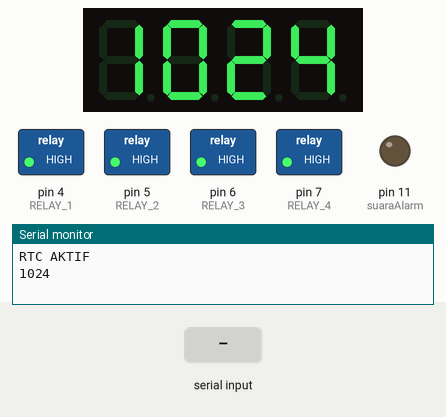
This sketch was run on a simulated Arduino Uno, built with avr-gcc and run on an emulated ATmega328P. Parts: 4-digit seven-segment display, switched loads named in the sketch (green lamp = pin HIGH), output pins drawn as LEDs (lit = HIGH), the last lines printed to the serial monitor. The test bench sets the inputs (shaded band). The local clock reads 2024-03-15 10:24:30 at power-on unless the sketch sets it.

Above: at 2.2 s.
2.3 s: "1" received over Serial
At 5.2 s:
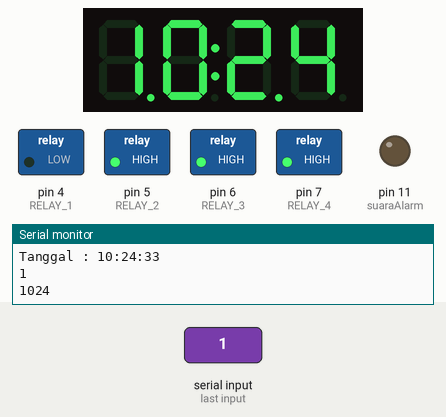
5.3 s: "2" received over Serial
At 7.8 s:
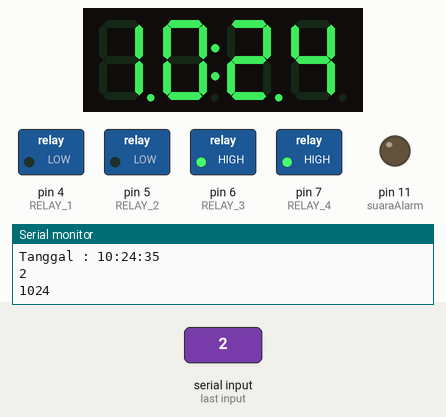
8.3 s: "A" received over Serial
At 9.7 s:
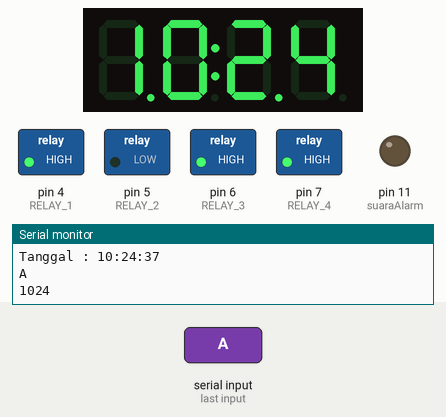
11.3 s: "3" received over Serial
At 13.6 s:
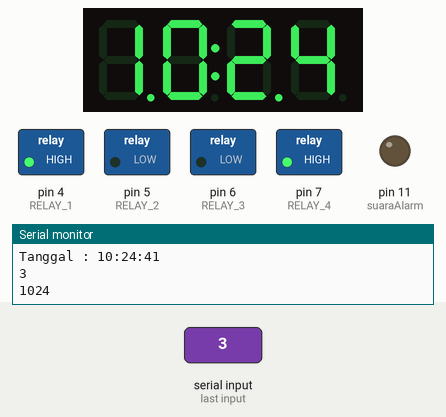
14.3 s: "B" received over Serial
At 16.1 s:
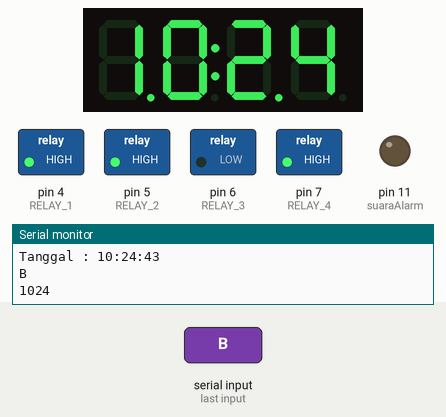
17.3 s: "4" received over Serial
At 18.2 s:
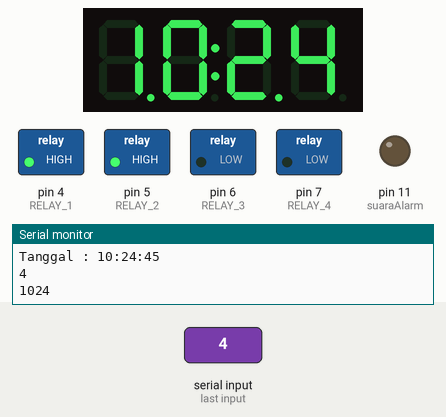
Timing chart, 0 to 20.3 s (numbered marks = the images above; inputs shaded):
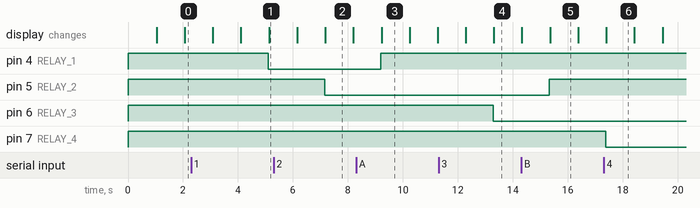

Measured:
- after the input at 2.3 s, pin 4 (RELAY_1): HIGH → LOW after 2.8 s
- after the input at 5.3 s, pin 5 (RELAY_2): HIGH → LOW after 1.9 s
- after the input at 8.3 s, pin 4 (RELAY_1): LOW → HIGH after 0.90 s
- after the input at 11.3 s, pin 6 (RELAY_3): HIGH → LOW after 2.0 s
- after the input at 14.3 s, pin 5 (RELAY_2): LOW → HIGH after 1.0 s
- after the input at 17.3 s, pin 7 (RELAY_4): HIGH → LOW after 0.08 s
- what the display in image 2 shows lasts 1.0 s, from 7.2 s to 8.2 s

The sketch:

2_RTC_DAN_4_DIGIT_SEVEN_SEGMENT.ino
```cpp
/* Arduino example code to display a 24 hour time format clock on a TM1637 4 digit 7 segment display with a DS32321 RTC. More info: www.makerguides.com */
// Include the libraries:
#include "RTClib.h"
#include <TM1637Display.h>
// Define the connections pins:
#define CLK 2
#define DIO 3
// Create rtc and display object:
RTC_DS3231 rtc;
TM1637Display display = TM1637Display(CLK, DIO);
int RELAY_1 = 4;
int RELAY_2 = 5;
int RELAY_3 = 6;
int RELAY_4 = 7;
int suaraAlarm = 11;
int setWaktuAlarm = 522;
char val;

void setup() {
  pinMode(RELAY_1,OUTPUT);
  pinMode(RELAY_2,OUTPUT);
  pinMode(RELAY_3,OUTPUT);
  pinMode(RELAY_4,OUTPUT);
  pinMode(suaraAlarm,OUTPUT);

  digitalWrite(RELAY_1,HIGH);
  digitalWrite(RELAY_2,HIGH);
  digitalWrite(RELAY_3,HIGH);
  digitalWrite(RELAY_4,HIGH);
  Serial.begin(38400);
  delay(1000);
  if (! rtc.begin()) {
    Serial.println("RTC TIDAK DI TEMUKAN!!");
    while (1);
  }else{
    Serial.println("RTC AKTIF");
    }
  if (rtc.lostPower()) {
    Serial.println("RTC Kehabisan Waktu,Kemungkinan waktu akan kembali semula!!");
    rtc.adjust(DateTime(F(__DATE__), F(__TIME__)));
  }
  display.setBrightness(5);
  display.clear();
}
void loop() {
  DateTime now = rtc.now();
  int displaytime = (now.hour() * 100) + now.minute();
  Serial.println(displaytime);

  display.showNumberDecEx(displaytime, 0b11100000, true);
  delay(1000);
  display.showNumberDec(displaytime, true);
  delay(1000);
  Serial.print("Tanggal : ");
  Serial.print(now.hour(), DEC);
  Serial.print(':');
  Serial.print(now.minute(), DEC);
  Serial.print(':');
  Serial.print(now.second(), DEC);
  Serial.println();
  if( Serial.available() > 0 ){
    val=Serial.read();
    Serial.println(val);
  }

  if(val=='1'){
  digitalWrite(RELAY_1,LOW);}
  else if(val=='2'){
  digitalWrite(RELAY_2,LOW);}
  else if(val=='3'){
  digitalWrite(RELAY_3,LOW);}
  else if(val=='4'){
  digitalWrite(RELAY_4,LOW);}
  else if(val=='5'){
    digitalWrite(RELAY_1,LOW);
    digitalWrite(RELAY_2,LOW);
    digitalWrite(RELAY_3,LOW);
    digitalWrite(RELAY_4,LOW);
  }

  else if(val=='A'){
  digitalWrite(RELAY_1,HIGH);}
  else if(val=='B'){
  digitalWrite(RELAY_2,HIGH);}
  else if(val=='C'){
  digitalWrite(RELAY_3,HIGH);}
  else if(val=='D'){
  digitalWrite(RELAY_4,HIGH);}
  else if(val=='E'){
    digitalWrite(RELAY_1,HIGH);
    digitalWrite(RELAY_2,HIGH);
    digitalWrite(RELAY_3,HIGH);
    digitalWrite(RELAY_4,HIGH);
 }
}
```
